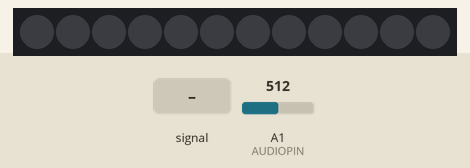
A sketch run on a simulated Arduino Uno, built with avr-gcc and run on an emulated ATmega328P. On the bench: 12 RGB LEDs in strip order, left to right. Inputs (shaded band) come from the test bench; at power-on: A1 (AUDIOPIN) = 512. Dim RGB values are drawn brighter than linear.

Above: at 1.2 s.
1.3 s: A1 (AUDIOPIN) fed a 200 Hz sine of ±255 counts around its level
At 1.48 s:
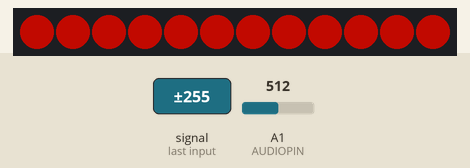
3.7 s: A1 (AUDIOPIN) set to 716
At 3.91 s:
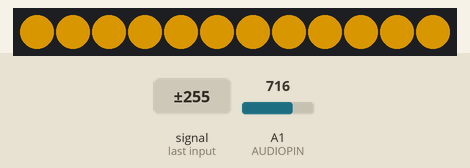
6.7 s: A1 (AUDIOPIN) fed a 1000 Hz sine of ±255 counts around its level
At 6.95 s:
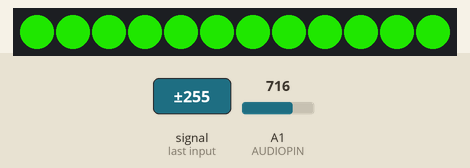
9.7 s: A1 (AUDIOPIN) set to 900
At 10.29 s:
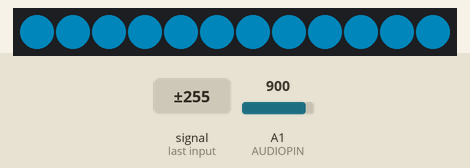
12.2 s: A1 (AUDIOPIN) set to 306
At 12.73 s:
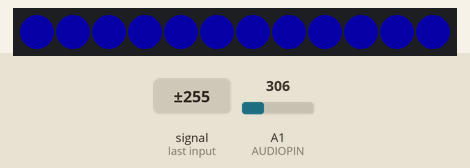
Timing chart, 0 to 15.2 s (numbered marks = the images above; inputs shaded):
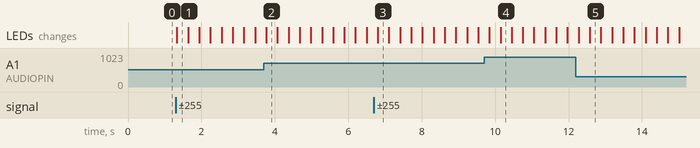

Measured:
- after the input at 1.3 s, the LEDs: change at once (image 1)

The sketch:

example.ino
```cpp
#include <FastLED.h>

#define LED_COUNT 12 //CHANGE TO FIT YOUR SETUP (# of LED pixels)

#include <fix_fft.h>

int x = 0;
char im[128], data[128];
char data_avgs[14];
int value[3];
int i=0,audioVal;

#define AUDIOPIN A1 //CHANGE TO FIT YOUR SETUP (Where the sound goes in on the Arduino)

float spectrumBright;
unsigned long fadeTimer; unsigned long ledTimer;
float trigger;

uint8_t BOTTOM_INDEX = 0;
uint8_t TOP_INDEX = int(LED_COUNT/2);
uint8_t EVENODD = LED_COUNT%2;
struct CRGB leds[LED_COUNT];
int ledsX[LED_COUNT][3];
uint8_t ledMode = 3;
uint8_t maxHue = 255;

#define SERIAL_BAUDRATE 9600
byte inbyte;
int thisarg;

//---LED FX VARS
uint8_t max_bright = 255;
uint8_t idex = 0;
int idx_offset = 0;
float ihue = 0.00;
float sat = 0.00;
float val = 0.00;
float sHue = 0.00;


//------------------SETUP------------------
void setup()
{
  LEDS.addLeds<WS2811, 2, BRG>(leds, 0, LED_COUNT);        //CHANGE TO FIT YOUR SETUP
  LEDS.show();
}

  float hueStep = 5;
  unsigned long fadeWait = 5;
  unsigned long ledWait = 10;
  uint8_t reactive_wait = 25;
  int baseline = 8;
  int maxTrigger = 15;

//------------------MAIN LOOP------------------
void loop(){
    glow();
}


void glow(){
  get();
  trigger = value[0];
    if (trigger > baseline && spectrumBright < 100){
      spectrumBright = min(trigger*max_bright/maxTrigger, max_bright);
      hue(hueStep);
      fadeTimer = millis();
    }
   else if (spectrumBright > 4.0){
     if (millis()-fadeTimer > fadeWait*2){
       spectrumBright = spectrumBright*0.95;
       fadeTimer = millis();
     }
   }
   else{  spectrumBright = 0.0; }
  for (uint8_t i=0; i<LED_COUNT; i++){
    leds[i] = CHSV(ihue, 255, spectrumBright);
  }
  LEDS.show();
}

void get(){
  for (i=0; i < 128; i++){
    audioVal = analogRead(AUDIOPIN);
    data[i] = audioVal;
    im[i] = 0;
  };
  fix_fft(data,im,7,0);
  for (i=0; i< 64;i++){
    data[i] = sqrt(data[i] * data[i] + im[i] * im[i]);
  };
  for (i=0; i<14; i++) {
    data_avgs[i] = data[i*4] + data[i*4 + 1] + data[i*4 + 2] + data[i*4 + 3];
    data_avgs[i] = map(data_avgs[i], 0, 30, 0, 9);
  }
  value[0] = 0.75*data_avgs[0] + data_avgs[1] + 0.75*data_avgs[2];
  value[1] = data_avgs[3] + 2*data_avgs[4] + 3*data_avgs[5] + 3*data_avgs[6] + 3*data_avgs[7] + 2*data_avgs[8] + data_avgs[9];
  value[2] = data_avgs[8] + 2*data_avgs[9] + 3*data_avgs[10] + 3*data_avgs[11] + 2*data_avgs[12] + data_avgs[13];
}

void hue(float istep){
  ihue = ihue + istep;
  if (ihue > 255) {ihue=ihue-256;}
}
```

fix_fft.h
```cpp
#include <avr/pgmspace.h>
#include <WProgram.h>

/* fix_fft.c - Fixed-point in-place Fast Fourier Transform  */
/*
  All data are fixed-point short integers, in which -32768
  to +32768 represent -1.0 to +1.0 respectively. Integer
  arithmetic is used for speed, instead of the more natural
  floating-point.

  For the forward FFT (time -> freq), fixed scaling is
  performed to prevent arithmetic overflow, and to map a 0dB
  sine/cosine wave (i.e. amplitude = 32767) to two -6dB freq
  coefficients. The return value is always 0.

  For the inverse FFT (freq -> time), fixed scaling cannot be
  done, as two 0dB coefficients would sum to a peak amplitude
  of 64K, overflowing the 32k range of the fixed-point integers.
  Thus, the fix_fft() routine performs variable scaling, and
  returns a value which is the number of bits LEFT by which
  the output must be shifted to get the actual amplitude
  (i.e. if fix_fft() returns 3, each value of fr[] and fi[]
  must be multiplied by 8 (2**3) for proper scaling.
  Clearly, this cannot be done within fixed-point short
  integers. In practice, if the result is to be used as a
  filter, the scale_shift can usually be ignored, as the
  result will be approximately correctly normalized as is.

  Written by:  Tom Roberts  11/8/89
  Made portable:  Malcolm Slaney 12/15/94 malcolm@interval.com
  Enhanced:  Dimitrios P. Bouras  14 Jun 2006 dbouras@ieee.org
  Modified for 8bit values David Keller  10.10.2010
*/


#define N_WAVE      256    /* full length of Sinewave[] */
#define LOG2_N_WAVE 8      /* log2(N_WAVE) */


/*
  Since we only use 3/4 of N_WAVE, we define only
  this many samples, in order to conserve data space.
*/


const prog_int8_t Sinewave[N_WAVE-N_WAVE/4] PROGMEM = {
0, 3, 6, 9, 12, 15, 18, 21,
24, 28, 31, 34, 37, 40, 43, 46,
48, 51, 54, 57, 60, 63, 65, 68,
71, 73, 76, 78, 81, 83, 85, 88,
90, 92, 94, 96, 98, 100, 102, 104,
106, 108, 109, 111, 112, 114, 115, 117,
118, 119, 120, 121, 122, 123, 124, 124,
125, 126, 126, 127, 127, 127, 127, 127,

127, 127, 127, 127, 127, 127, 126, 126,
125, 124, 124, 123, 122, 121, 120, 119,
118, 117, 115, 114, 112, 111, 109, 108,
106, 104, 102, 100, 98, 96, 94, 92,
90, 88, 85, 83, 81, 78, 76, 73,
71, 68, 65, 63, 60, 57, 54, 51,
48, 46, 43, 40, 37, 34, 31, 28,
24, 21, 18, 15, 12, 9, 6, 3,

0, -3, -6, -9, -12, -15, -18, -21,
-24, -28, -31, -34, -37, -40, -43, -46,
-48, -51, -54, -57, -60, -63, -65, -68,
-71, -73, -76, -78, -81, -83, -85, -88,
-90, -92, -94, -96, -98, -100, -102, -104,
-106, -108, -109, -111, -112, -114, -115, -117,
-118, -119, -120, -121, -122, -123, -124, -124,
-125, -126, -126, -127, -127, -127, -127, -127,

/*-127, -127, -127, -127, -127, -127, -126, -126,
-125, -124, -124, -123, -122, -121, -120, -119,
-118, -117, -115, -114, -112, -111, -109, -108,
-106, -104, -102, -100, -98, -96, -94, -92,
-90, -88, -85, -83, -81, -78, -76, -73,
-71, -68, -65, -63, -60, -57, -54, -51,
-48, -46, -43, -40, -37, -34, -31, -28,
-24, -21, -18, -15, -12, -9, -6, -3, */
};


/*
  FIX_MPY() - fixed-point multiplication & scaling.
  Substitute inline assembly for hardware-specific
  optimization suited to a particluar DSP processor.
  Scaling ensures that result remains 16-bit.
*/
inline char FIX_MPY(char a, char b)
{

  //Serial.println(a);
 //Serial.println(b);


    /* shift right one less bit (i.e. 15-1) */
    int c = ((int)a * (int)b) >> 6;
    /* last bit shifted out = rounding-bit */
    b = c & 0x01;
    /* last shift + rounding bit */
    a = (c >> 1) + b;

        /*
        Serial.println(Sinewave[3]);
        Serial.println(c);
        Serial.println(a);
        while(1);*/

    return a;
}

/*
  fix_fft() - perform forward/inverse fast Fourier transform.
  fr[n],fi[n] are real and imaginary arrays, both INPUT AND
  RESULT (in-place FFT), with 0 <= n < 2**m; set inverse to
  0 for forward transform (FFT), or 1 for iFFT.
*/
int fix_fft(char fr[], char fi[], int m, int inverse)
{
    int mr, nn, i, j, l, k, istep, n, scale, shift;
    char qr, qi, tr, ti, wr, wi;

    n = 1 << m;

    /* max FFT size = N_WAVE */
    if (n > N_WAVE)
        return -1;

    mr = 0;
    nn = n - 1;
    scale = 0;

    /* decimation in time - re-order data */
    for (m=1; m<=nn; ++m) {
        l = n;
        do {
            l >>= 1;
        } while (mr+l > nn);
        mr = (mr & (l-1)) + l;

        if (mr <= m)
            continue;
        tr = fr[m];
        fr[m] = fr[mr];
        fr[mr] = tr;
        ti = fi[m];
        fi[m] = fi[mr];
        fi[mr] = ti;
    }

    l = 1;
    k = LOG2_N_WAVE-1;
    while (l < n) {
        if (inverse) {
            /* variable scaling, depending upon data */
            shift = 0;
            for (i=0; i<n; ++i) {
                j = fr[i];
                if (j < 0)
                    j = -j;
                m = fi[i];
                if (m < 0)
                    m = -m;
                if (j > 16383 || m > 16383) {
                    shift = 1;
                    break;
                }
            }
            if (shift)
                ++scale;
        } else {
            /*
              fixed scaling, for proper normalization --
              there will be log2(n) passes, so this results
              in an overall factor of 1/n, distributed to
              maximize arithmetic accuracy.
            */
            shift = 1;
        }
        /*
          it may not be obvious, but the shift will be
          performed on each data point exactly once,
          during this pass.
        */
        istep = l << 1;
        for (m=0; m<l; ++m) {
            j = m << k;
            /* 0 <= j < N_WAVE/2 */
            wr =  pgm_read_word_near(Sinewave + j+N_WAVE/4);

/*Serial.println("asdfasdf");
Serial.println(wr);
Serial.println(j+N_WAVE/4);
Serial.println(Sinewave[256]);

Serial.println("");*/


            wi = -pgm_read_word_near(Sinewave + j);
            if (inverse)
                wi = -wi;
            if (shift) {
                wr >>= 1;
                wi >>= 1;
            }
            for (i=m; i<n; i+=istep) {
                j = i + l;
                tr = FIX_MPY(wr,fr[j]) - FIX_MPY(wi,fi[j]);
                ti = FIX_MPY(wr,fi[j]) + FIX_MPY(wi,fr[j]);
                qr = fr[i];
                qi = fi[i];
                if (shift) {
                    qr >>= 1;
                    qi >>= 1;
                }
                fr[j] = qr - tr;
                fi[j] = qi - ti;
                fr[i] = qr + tr;
                fi[i] = qi + ti;
            }
        }
        --k;
        l = istep;
    }
    return scale;
}

/*
  fix_fftr() - forward/inverse FFT on array of real numbers.
  Real FFT/iFFT using half-size complex FFT by distributing
  even/odd samples into real/imaginary arrays respectively.
  In order to save data space (i.e. to avoid two arrays, one
  for real, one for imaginary samples), we proceed in the
  following two steps: a) samples are rearranged in the real
  array so that all even samples are in places 0-(N/2-1) and
  all imaginary samples in places (N/2)-(N-1), and b) fix_fft
  is called with fr and fi pointing to index 0 and index N/2
  respectively in the original array. The above guarantees
  that fix_fft "sees" consecutive real samples as alternating
  real and imaginary samples in the complex array.
*/
int fix_fftr(char f[], int m, int inverse)
{
    int i, N = 1<<(m-1), scale = 0;
    char tt, *fr=f, *fi=&f[N];

    if (inverse)
        scale = fix_fft(fi, fr, m-1, inverse);
    for (i=1; i<N; i+=2) {
        tt = f[N+i-1];
        f[N+i-1] = f[i];
        f[i] = tt;
    }
    if (! inverse)
        scale = fix_fft(fi, fr, m-1, inverse);
    return scale;
}
```
